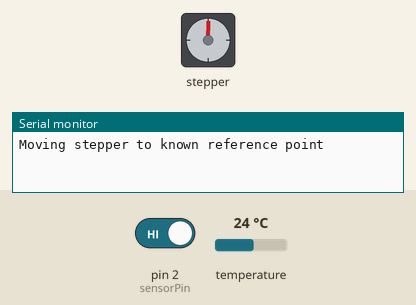
Recording of a sketch running on a simulated Arduino Uno, built with avr-gcc and run on an emulated ATmega328P. On the bench: stepper motor, the last lines printed to the serial monitor. The inputs (shaded band) are chosen by the test bench; at power-on: pin 2 (sensorPin) HIGH, temperature 24 °C. Stepper angles assume 4096 steps per turn.

Above: at 0.8 s.
0.9 s: pin 2 (sensorPin) driven LOW
At 8.5 s:
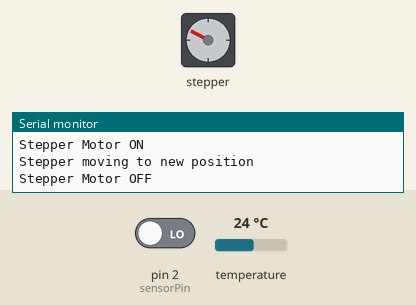
Timing chart, 0 to 10.0 s (numbered marks = the images above; inputs shaded):
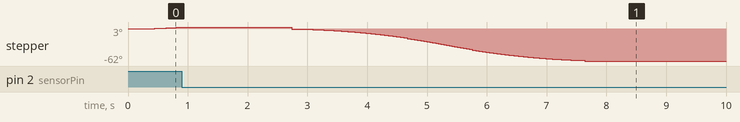

The sketch:

Stepper_Motor.ino
```cpp
#include "Arduino.h"

// The preferred stepper motor driver
#include <AccelStepper.h>
#include <OneWire.h>

// Easy-to-use OneWire DS18B20 temperature library
#include <DallasTemperature.h>

// We want half step (not full step) control of the stepper
#define HALFSTEP 8

// Motor pin definitions
// Blue   - 28BYJ48 pin 1
// Pink   - 28BYJ48 pin 2
// Yellow - 28BYJ48 pin 3
// Orange - 28BYJ48 pin 4
// Red    - 28BYJ48 pin 5 (VCC)

#define motorPin1 3		// IN1 on the ULN2003 driver 1
#define motorPin2 4		// IN2 on the ULN2003 driver 1
#define motorPin3 5		// IN3 on the ULN2003 driver 1
#define motorPin4 6		// IN4 on the ULN2003 driver 1

#define sensorPin 2		// Stepper microswitch sensor
#define tempPin 12		// DS18B20 Temperature sensor

// Initialize with pin sequence IN1-IN3-IN2-IN4 for using the AccelStepper with 28BYJ-48
AccelStepper stepMotor(HALFSTEP, motorPin1, motorPin3, motorPin2, motorPin4);

// Initialise OneWire comms
OneWire oneWire(tempPin);

// DallasTemp object needs that OneWire setup
DallasTemperature tempSensor(&oneWire);

// Temperature capture
int currTemp = 0;
int oldTemp = 0;

// -------------------------------------------------------------------
// SETUP     SETUP    SETUP    SETUP    SETUP    SETUP    SETUP
// -------------------------------------------------------------------
void setup() {
	Serial.begin(9600);

	// Start the temperature sensor
	tempSensor.begin();

	// Set some constraints on the stepper motor
	stepMotor.setMaxSpeed(500.0);
	stepMotor.setAcceleration(100.0);
	stepMotor.setSpeed(50);

	// Complete anticlockwise circle until we find the reference point
	stepMotor.moveTo(4096 + 100); //4096

	// This is the microswitch reference point
	pinMode(sensorPin, INPUT_PULLUP);

	// Power to the motor is ON
	stepMotor.enableOutputs();
	Serial.println("Moving stepper to known reference point");

	//If we are already STOPPED then move off the mark and re-reference
	while (digitalRead(sensorPin) == LOW) {
		stepMotor.run();
	}

	// Now continue to turn until we reach our reference point
	while (!digitalRead(sensorPin) == LOW) {
		stepMotor.run();
	}

	// Stop when reference point reached and set the zero position
	stepMotor.stop();
	stepMotor.setCurrentPosition(0);
	Serial.println("Stepper motor at reference point.");

	// Set the stepper motor power off
	stepMotor.disableOutputs();
	delay(1000);
}

long mapTempToPos(long newTemp);
void doPointerMove();

// -------------------------------------------------------------------
// LOOP     LOOP     LOOP     LOOP     LOOP     LOOP     LOOP     LOOP
// -------------------------------------------------------------------
void loop() {

	// 1. Get the temperature and remember its value
	// 2. Move pointer to temperature value via stepper
	// 3. Repeat if temperature changes (whole degrees only)
	// 4. Allow serial monitor input if connected to IDE

	// Get temperature reading in whole degrees rounded to nearest value
	tempSensor.requestTemperatures();
	currTemp = (int) round(tempSensor.getTempCByIndex(0));

	// Has temperature changed (significantly - i.e. whole degrees)
	if (currTemp != oldTemp) {
		doPointerMove();
	}
	else
	{
		// Allow serial monitor input (for testing!) If you put in
		// non-numeric values the world as we know it will end.
		char manualTemp[3];
		if (Serial.available()){
			// Read all NUMERIC characters until new line
			Serial.println("Manual entry detected");
			int charCnt = Serial.readBytesUntil('\n', manualTemp, 3);
			manualTemp[charCnt] = '\0';

			// Overwrite the current temperature sensor value
			currTemp = atoi(manualTemp);
			doPointerMove();
		}
	}

	// Loop delay
	delay(5000);
}

// -------------------------------------------------------------------
// POINTER MOVE       POINTER MOVE      POINTER MOVE      POINTER MOVE
// -------------------------------------------------------------------
void doPointerMove() {
	Serial.println("Temperature Change Detected");

	Serial.print("Temperature: ");
	Serial.print(oldTemp);
	Serial.print(" vs. ");
	Serial.println(currTemp);

	stepMotor.moveTo(mapTempToPos(currTemp));

	// turn on stepper motor
	stepMotor.enableOutputs();
	Serial.println("Stepper Motor ON");
	stepMotor.run();

	Serial.println("Stepper moving to new position");
	while (stepMotor.isRunning()) {
		stepMotor.run();
	}

	// turn off stepper motor
	stepMotor.disableOutputs();
	Serial.println("Stepper Motor OFF");

	// Remember current temperature
	oldTemp = currTemp;
}

// -------------------------------------------------------------------
// MAP TEMP TO SCALE         MAP TEMP TO SCALE       MAP TEMP TO SCALE
// -------------------------------------------------------------------
long mapTempToPos(long newTemp) {

	// Convert the temperature to the stepper 90-degree range
	// Note that if you change this the pointer will have a different range
	long mappedTemp = map(newTemp - 5, -5, 30, 0, 1024);

	// Debugging messages
	Serial.print("Input temperature: ");
	Serial.print(newTemp);
	Serial.print("\tMapped to scale value: ");
	Serial.println(mappedTemp);

	// All done
	return -mappedTemp;
}
```
